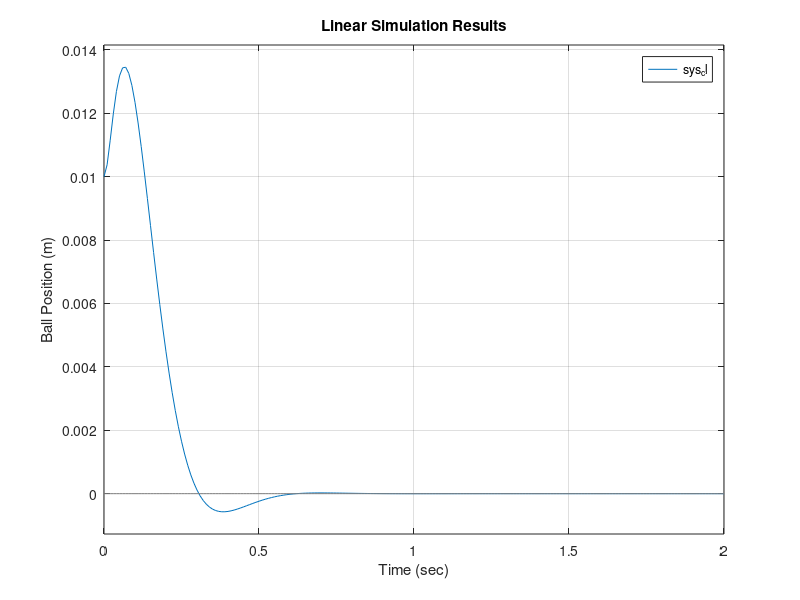

MATLAB code to generate this figure:
clear, close, clc
m = 0.05; k = 1e-4; L = 0.01; R = 1; g= 9.81; h = 0.01; i = 7;
A = [0,              1,              0;
    (k*i^2)/(m*h^2), 0, -(2*k*i)/(m*h);
    0,               0,           -R/L];
B = [0; 0; 1/L];
C = [1, 0, 0];
D = 0;

poles = eig(A)

t = 0:0.01:2;
u = zeros(size(t));
x0 = [0.01 0 0];
sys = ss(A, B, C, D)
[y,t,x] = lsim(sys, u, t, x0);
plot(t, y);
title('Open-Loop Response to Non-Zero Initial Condition')

p1 = -10 + 10i;
p2 = -10 - 10i;
p3 = -50;

K = place(A, B, [p1, p2, p3]);
sys_cl = ss(A-B*K, B, C, 0);

lsim(sys_cl, u, t, x0);
xlabel('Time (sec)')
ylabel('Ball Position (m)')